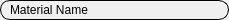
<?xml version="1.0" encoding="UTF-8"?>
<ui version="4.0">
 <class>MiniFieldWidget</class>
 <widget class="QWidget" name="MiniFieldWidget">
  <property name="geometry">
   <rect>
    <x>0</x>
    <y>0</y>
    <width>229</width>
    <height>20</height>
   </rect>
  </property>
  <property name="sizePolicy">
   <sizepolicy hsizetype="Preferred" vsizetype="Fixed">
    <horstretch>0</horstretch>
    <verstretch>0</verstretch>
   </sizepolicy>
  </property>
  <property name="minimumSize">
   <size>
    <width>0</width>
    <height>20</height>
   </size>
  </property>
  <property name="maximumSize">
   <size>
    <width>16777215</width>
    <height>20</height>
   </size>
  </property>
  <property name="windowTitle">
   <string>Form</string>
  </property>
  <property name="autoFillBackground">
   <bool>true</bool>
  </property>
  <property name="styleSheet">
   <string notr="true">background-color: rgb(240, 240, 240);
border: 1px solid black; 
border-top: 1px solid black;
border-radius: 10px;
</string>
  </property>
  <layout class="QHBoxLayout" name="horizontalLayout">
   <property name="spacing">
    <number>0</number>
   </property>
   <property name="leftMargin">
    <number>10</number>
   </property>
   <property name="topMargin">
    <number>0</number>
   </property>
   <property name="rightMargin">
    <number>10</number>
   </property>
   <property name="bottomMargin">
    <number>0</number>
   </property>
   <item>
    <widget class="QLabel" name="label">
     <property name="styleSheet">
      <string notr="true">border: none; background-color: rgba(255, 255, 255, 0);</string>
     </property>
     <property name="text">
      <string>Material Name</string>
     </property>
    </widget>
   </item>
  </layout>
 </widget>
 <resources/>
 <connections/>
</ui>
